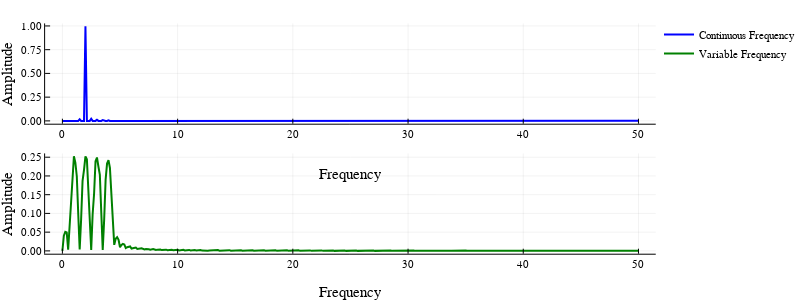

This figure's notebook cell:
### Code cell
fft_cont, fft_var = frequency_domain.([y_cont, y_var], fs)
plot([fft_cont[1], fft_var[1]], [fft_cont[2], fft_var[2]], layout = (2,1), xlabel = "Frequency", ylabel = "Amplitude", lc = [:blue :green], lab = ["Continuous Frequency" "Variable Frequency"])

### Figure 1 — Plotly figure (JSON) as saved in the notebook; plotly's stock layout.template omitted (floating-point values rounded to 4 significant figures; data arrays with more than 128 entries replaced by an {"elided": "..."} marker saying what was removed)
{"data": [{"colorbar": {"title": ""}, "legendgroup": "Continuous Frequency", "line": {"color": "rgba(0, 0, 255, 1.000)", "dash": "solid", "shape": "linear", "width": 2}, "mode": "lines", "name": "Continuous Frequency", "showlegend": true, "type": "scatter", "x": {"elided": "401 float values"}, "xaxis": "x1", "y": {"elided": "401 float values"}, "yaxis": "y1", "zmax": null, "zmin": null}, {"colorbar": {"title": ""}, "legendgroup": "Variable Frequency", "line": {"color": "rgba(0, 128, 0, 1.000)", "dash": "solid", "shape": "linear", "width": 2}, "mode": "lines", "name": "Variable Frequency", "showlegend": true, "type": "scatter", "x": {"elided": "401 float values"}, "xaxis": "x2", "y": {"elided": "401 float values"}, "yaxis": "y2", "zmax": null, "zmin": null}], "layout": {"annotations": [], "height": 300, "legend": {"bgcolor": "rgba(255, 255, 255, 1.000)", "bordercolor": "rgba(0, 0, 0, 1.000)", "font": {"color": "rgba(0, 0, 0, 1.000)", "family": "sans-serif", "size": 11}, "tracegroupgap": 0, "x": 1, "y": 1}, "margin": {"b": 20, "l": 0, "r": 0, "t": 20}, "paper_bgcolor": "rgba(255, 255, 255, 1.000)", "plot_bgcolor": "rgba(255, 255, 255, 1.000)", "showlegend": true, "width": 800, "xaxis1": {"anchor": "y1", "domain": [0.06846, 0.9951], "gridcolor": "rgba(0, 0, 0, 0.100)", "gridwidth": 0.5, "linecolor": "rgba(0, 0, 0, 1.000)", "mirror": false, "range": [-1.5, 51.5], "showgrid": true, "showline": true, "showticklabels": true, "tickangle": 0, "tickcolor": "rgb(0, 0, 0)", "tickfont": {"color": "rgba(0, 0, 0, 1.000)", "family": "sans-serif", "size": 11}, "tickmode": "array", "ticks": "inside", "ticktext": ["0", "10", "20", "30", "40", "50"], "tickvals": [0, 10, 20, 30, 40, 50], "title": "Frequency", "titlefont": {"color": "rgba(0, 0, 0, 1.000)", "family": "sans-serif", "size": 15}, "type": "-", "visible": true, "zeroline": false, "zerolinecolor": "rgba(0, 0, 0, 1.000)"}, "xaxis2": {"anchor": "y2", "domain": [0.06846, 0.9951], "gridcolor": "rgba(0, 0, 0, 0.100)", "gridwidth": 0.5, "linecolor": "rgba(0, 0, 0, 1.000)", "mirror": false, "range": [-1.5, 51.5], "showgrid": true, "showline": true, "showticklabels": true, "tickangle": 0, "tickcolor": "rgb(0, 0, 0)", "tickfont": {"color": "rgba(0, 0, 0, 1.000)", "family": "sans-serif", "size": 11}, "tickmode": "array", "ticks": "inside", "ticktext": ["0", "10", "20", "30", "40", "50"], "tickvals": [0, 10, 20, 30, 40, 50], "title": "Frequency", "titlefont": {"color": "rgba(0, 0, 0, 1.000)", "family": "sans-serif", "size": 15}, "type": "-", "visible": true, "zeroline": false, "zerolinecolor": "rgba(0, 0, 0, 1.000)"}, "yaxis1": {"anchor": "x1", "domain": [0.6011, 0.9869], "gridcolor": "rgba(0, 0, 0, 0.100)", "gridwidth": 0.5, "linecolor": "rgba(0, 0, 0, 1.000)", "mirror": false, "range": [-0.0299, 1.027], "showgrid": true, "showline": true, "showticklabels": true, "tickangle": 0, "tickcolor": "rgb(0, 0, 0)", "tickfont": {"color": "rgba(0, 0, 0, 1.000)", "family": "sans-serif", "size": 11}, "tickmode": "array", "ticks": "inside", "ticktext": ["0.00", "0.25", "0.50", "0.75", "1.00"], "tickvals": [0, 0.25, 0.5, 0.75, 1], "title": "Amplitude", "titlefont": {"color": "rgba(0, 0, 0, 1.000)", "family": "sans-serif", "size": 15}, "type": "-", "visible": true, "zeroline": false, "zerolinecolor": "rgba(0, 0, 0, 1.000)"}, "yaxis2": {"anchor": "x2", "domain": [0.1011, 0.4869], "gridcolor": "rgba(0, 0, 0, 0.100)", "gridwidth": 0.5, "linecolor": "rgba(0, 0, 0, 1.000)", "mirror": false, "range": [-0.007577, 0.2601], "showgrid": true, "showline": true, "showticklabels": true, "tickangle": 0, "tickcolor": "rgb(0, 0, 0)", "tickfont": {"color": "rgba(0, 0, 0, 1.000)", "family": "sans-serif", "size": 11}, "tickmode": "array", "ticks": "inside", "ticktext": ["0.00", "0.05", "0.10", "0.15", "0.20", "0.25"], "tickvals": [0, 0.05, 0.1, 0.15, 0.2, 0.25], "title": "Amplitude", "titlefont": {"color": "rgba(0, 0, 0, 1.000)", "family": "sans-serif", "size": 15}, "type": "-", "visible": true, "zeroline": false, "zerolinecolor": "rgba(0, 0, 0, 1.000)"}}}
